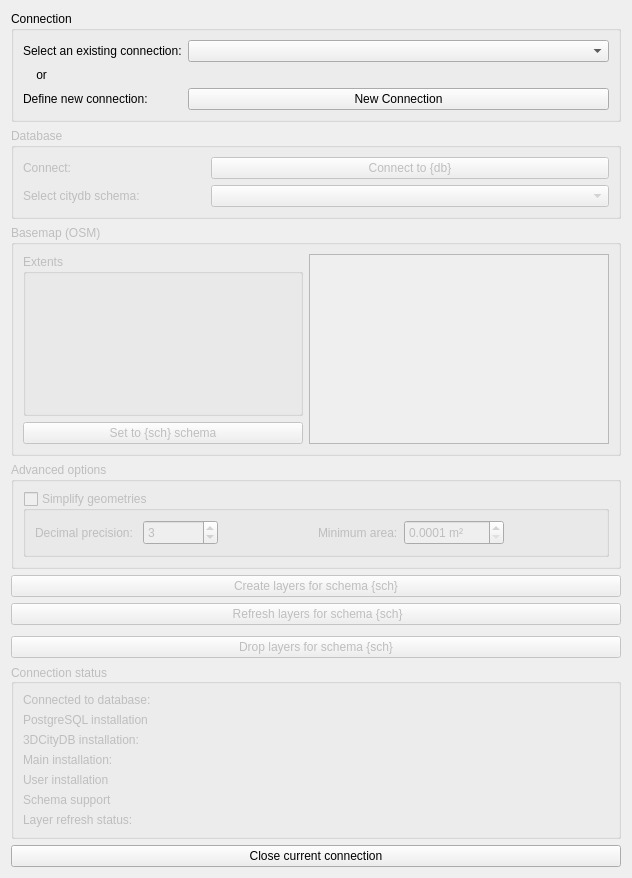
     <widget class="QWidget" name="tabUserConn">
      <property name="enabled">
       <bool>true</bool>
      </property>
      <property name="sizePolicy">
       <sizepolicy hsizetype="Preferred" vsizetype="Preferred">
        <horstretch>0</horstretch>
        <verstretch>0</verstretch>
       </sizepolicy>
      </property>
      <property name="minimumSize">
       <size>
        <width>0</width>
        <height>0</height>
       </size>
      </property>
      <property name="baseSize">
       <size>
        <width>0</width>
        <height>0</height>
       </size>
      </property>
      <attribute name="icon">
       <iconset>
        <normaloff>:/plugins/citydb_loader/icons/postgres_elephant.svg</normaloff>:/plugins/citydb_loader/icons/postgres_elephant.svg</iconset>
      </attribute>
      <attribute name="title">
       <string>User Connection</string>
      </attribute>
      <layout class="QVBoxLayout" name="vLayoutUserConn">
       <item>
        <widget class="QGroupBox" name="gbxConnectionC">
         <property name="sizePolicy">
          <sizepolicy hsizetype="Preferred" vsizetype="Maximum">
           <horstretch>0</horstretch>
           <verstretch>0</verstretch>
          </sizepolicy>
         </property>
         <property name="minimumSize">
          <size>
           <width>0</width>
           <height>0</height>
          </size>
         </property>
         <property name="title">
          <string>Connection</string>
         </property>
         <property name="flat">
          <bool>false</bool>
         </property>
         <property name="checkable">
          <bool>false</bool>
         </property>
         <layout class="QFormLayout" name="fLayoutConnectionC">
          <item row="0" column="0">
           <widget class="QLabel" name="lblExistingConnectionC">
            <property name="text">
             <string>Select an existing connection:</string>
            </property>
           </widget>
          </item>
          <item row="0" column="1">
           <widget class="QComboBox" name="cbxExistingConnC">
            <property name="sizePolicy">
             <sizepolicy hsizetype="MinimumExpanding" vsizetype="Fixed">
              <horstretch>0</horstretch>
              <verstretch>0</verstretch>
             </sizepolicy>
            </property>
            <property name="toolTip">
             <string>uylilu</string>
            </property>
            <property name="accessibleName">
             <string/>
            </property>
            <property name="autoFillBackground">
             <bool>false</bool>
            </property>
            <property name="editable">
             <bool>false</bool>
            </property>
            <property name="currentText">
             <string/>
            </property>
            <property name="frame">
             <bool>true</bool>
            </property>
           </widget>
          </item>
          <item row="1" column="0">
           <widget class="QLabel" name="lblOrC">
            <property name="text">
             <string>    or</string>
            </property>
           </widget>
          </item>
          <item row="2" column="0">
           <widget class="QLabel" name="lblNewConnectionC">
            <property name="text">
             <string>Define new connection:</string>
            </property>
           </widget>
          </item>
          <item row="2" column="1">
           <widget class="QPushButton" name="btnNewConnC">
            <property name="enabled">
             <bool>true</bool>
            </property>
            <property name="sizePolicy">
             <sizepolicy hsizetype="MinimumExpanding" vsizetype="Fixed">
              <horstretch>0</horstretch>
              <verstretch>0</verstretch>
             </sizepolicy>
            </property>
            <property name="text">
             <string>New Connection</string>
            </property>
            <property name="checkable">
             <bool>false</bool>
            </property>
            <property name="checked">
             <bool>false</bool>
            </property>
            <property name="autoDefault">
             <bool>false</bool>
            </property>
           </widget>
          </item>
         </layout>
        </widget>
       </item>
       <item>
        <widget class="QGroupBox" name="gbxDatabase">
         <property name="enabled">
          <bool>false</bool>
         </property>
         <property name="sizePolicy">
          <sizepolicy hsizetype="Preferred" vsizetype="Maximum">
           <horstretch>0</horstretch>
           <verstretch>0</verstretch>
          </sizepolicy>
         </property>
         <property name="title">
          <string>Database</string>
         </property>
         <layout class="QGridLayout" name="gLayoutDatabase">
          <item row="0" column="0">
           <widget class="QLabel" name="lblConnectToDB">
            <property name="enabled">
             <bool>false</bool>
            </property>
            <property name="text">
             <string>Connect:</string>
            </property>
           </widget>
          </item>
          <item row="0" column="2">
           <widget class="QPushButton" name="btnConnectToDbC">
            <property name="enabled">
             <bool>false</bool>
            </property>
            <property name="sizePolicy">
             <sizepolicy hsizetype="MinimumExpanding" vsizetype="Fixed">
              <horstretch>0</horstretch>
              <verstretch>0</verstretch>
             </sizepolicy>
            </property>
            <property name="text">
             <string>Connect to {db}</string>
            </property>
            <property name="autoDefault">
             <bool>false</bool>
            </property>
            <property name="default">
             <bool>true</bool>
            </property>
           </widget>
          </item>
          <item row="0" column="1">
           <spacer name="horizontalSpacer">
            <property name="orientation">
             <enum>Qt::Horizontal</enum>
            </property>
            <property name="sizeType">
             <enum>QSizePolicy::Minimum</enum>
            </property>
            <property name="sizeHint" stdset="0">
             <size>
              <width>65</width>
              <height>20</height>
             </size>
            </property>
           </spacer>
          </item>
          <item row="2" column="1">
           <spacer name="horizontalSpacer_2">
            <property name="enabled">
             <bool>false</bool>
            </property>
            <property name="orientation">
             <enum>Qt::Horizontal</enum>
            </property>
            <property name="sizeType">
             <enum>QSizePolicy::Minimum</enum>
            </property>
            <property name="sizeHint" stdset="0">
             <size>
              <width>65</width>
              <height>20</height>
             </size>
            </property>
           </spacer>
          </item>
          <item row="2" column="0">
           <widget class="QLabel" name="lblSchema">
            <property name="enabled">
             <bool>false</bool>
            </property>
            <property name="text">
             <string>Select citydb schema:</string>
            </property>
           </widget>
          </item>
          <item row="2" column="2">
           <widget class="QComboBox" name="cbxSchema">
            <property name="enabled">
             <bool>false</bool>
            </property>
           </widget>
          </item>
         </layout>
        </widget>
       </item>
       <item>
        <widget class="QGroupBox" name="gbxBasemapC">
         <property name="enabled">
          <bool>false</bool>
         </property>
         <property name="sizePolicy">
          <sizepolicy hsizetype="Preferred" vsizetype="Maximum">
           <horstretch>0</horstretch>
           <verstretch>0</verstretch>
          </sizepolicy>
         </property>
         <property name="minimumSize">
          <size>
           <width>0</width>
           <height>30</height>
          </size>
         </property>
         <property name="title">
          <string>Basemap (OSM)</string>
         </property>
         <property name="flat">
          <bool>false</bool>
         </property>
         <property name="checkable">
          <bool>false</bool>
         </property>
         <layout class="QGridLayout" name="gLayoutBasemapC">
          <item row="1" column="0">
           <widget class="QgsExtentGroupBox" name="qgbxExtentsC">
            <property name="sizePolicy">
             <sizepolicy hsizetype="Maximum" vsizetype="Maximum">
              <horstretch>0</horstretch>
              <verstretch>0</verstretch>
             </sizepolicy>
            </property>
            <property name="minimumSize">
             <size>
              <width>280</width>
              <height>162</height>
             </size>
            </property>
            <property name="maximumSize">
             <size>
              <width>450</width>
              <height>16777215</height>
             </size>
            </property>
            <property name="title">
             <string>Extents</string>
            </property>
            <property name="checkable">
             <bool>false</bool>
            </property>
            <property name="collapsed">
             <bool>false</bool>
            </property>
           </widget>
          </item>
          <item row="2" column="0">
           <widget class="QPushButton" name="btnCityExtentsC">
            <property name="text">
             <string>Set to {sch} schema</string>
            </property>
           </widget>
          </item>
          <item row="1" column="1" rowspan="2">
           <widget class="QGraphicsView" name="gvCanvasC">
            <property name="minimumSize">
             <size>
              <width>300</width>
              <height>0</height>
             </size>
            </property>
           </widget>
          </item>
         </layout>
        </widget>
       </item>
       <item>
        <widget class="QgsCollapsibleGroupBox" name="cgbxOptions">
         <property name="enabled">
          <bool>false</bool>
         </property>
         <property name="sizePolicy">
          <sizepolicy hsizetype="Preferred" vsizetype="Maximum">
           <horstretch>0</horstretch>
           <verstretch>0</verstretch>
          </sizepolicy>
         </property>
         <property name="minimumSize">
          <size>
           <width>0</width>
           <height>25</height>
          </size>
         </property>
         <property name="title">
          <string>Advanced options</string>
         </property>
         <property name="flat">
          <bool>true</bool>
         </property>
         <property name="checkable">
          <bool>false</bool>
         </property>
         <property name="checked">
          <bool>false</bool>
         </property>
         <property name="collapsed">
          <bool>true</bool>
         </property>
         <property name="scrollOnExpand">
          <bool>true</bool>
         </property>
         <property name="saveCollapsedState">
          <bool>true</bool>
         </property>
         <property name="saveCheckedState">
          <bool>false</bool>
         </property>
         <layout class="QVBoxLayout" name="vLayoutOptions">
          <item>
           <widget class="QGroupBox" name="gbxSimplifyGeom">
            <property name="title">
             <string>Simplify geometries</string>
            </property>
            <property name="flat">
             <bool>false</bool>
            </property>
            <property name="checkable">
             <bool>true</bool>
            </property>
            <property name="checked">
             <bool>false</bool>
            </property>
            <layout class="QHBoxLayout" name="hLayoutSimplify">
             <item>
              <widget class="QLabel" name="lblDecimalPrec">
               <property name="text">
                <string>Decimal precision: </string>
               </property>
              </widget>
             </item>
             <item>
              <widget class="QgsSpinBox" name="qspbDecimalPrec">
               <property name="minimumSize">
                <size>
                 <width>75</width>
                 <height>25</height>
                </size>
               </property>
               <property name="suffix">
                <string/>
               </property>
               <property name="maximum">
                <number>15</number>
               </property>
               <property name="value">
                <number>3</number>
               </property>
              </widget>
             </item>
             <item>
              <spacer name="horizontalSpacer_3">
               <property name="orientation">
                <enum>Qt::Horizontal</enum>
               </property>
               <property name="sizeType">
                <enum>QSizePolicy::MinimumExpanding</enum>
               </property>
               <property name="sizeHint" stdset="0">
                <size>
                 <width>0</width>
                 <height>20</height>
                </size>
               </property>
              </spacer>
             </item>
             <item>
              <widget class="QLabel" name="lblMinArea">
               <property name="frameShape">
                <enum>QFrame::NoFrame</enum>
               </property>
               <property name="text">
                <string>Minimum area:</string>
               </property>
              </widget>
             </item>
             <item>
              <widget class="QgsDoubleSpinBox" name="qspbMinArea">
               <property name="minimumSize">
                <size>
                 <width>100</width>
                 <height>25</height>
                </size>
               </property>
               <property name="suffix">
                <string> m²</string>
               </property>
               <property name="decimals">
                <number>4</number>
               </property>
               <property name="minimum">
                <double>0.000100000000000</double>
               </property>
               <property name="singleStep">
                <double>0.001000000000000</double>
               </property>
               <property name="value">
                <double>0.000100000000000</double>
               </property>
              </widget>
             </item>
             <item>
              <spacer name="horizontalSpacer_4">
               <property name="orientation">
                <enum>Qt::Horizontal</enum>
               </property>
               <property name="sizeType">
                <enum>QSizePolicy::MinimumExpanding</enum>
               </property>
               <property name="sizeHint" stdset="0">
                <size>
                 <width>0</width>
                 <height>20</height>
                </size>
               </property>
              </spacer>
             </item>
            </layout>
           </widget>
          </item>
         </layout>
        </widget>
       </item>
       <item>
        <widget class="QPushButton" name="btnCreateLayers">
         <property name="enabled">
          <bool>false</bool>
         </property>
         <property name="text">
          <string>Create layers for schema {sch}</string>
         </property>
         <property name="icon">
          <iconset>
           <normaloff>:/plugins/citydb_loader/icons/layers.svg</normaloff>:/plugins/citydb_loader/icons/layers.svg</iconset>
         </property>
         <property name="iconSize">
          <size>
           <width>20</width>
           <height>20</height>
          </size>
         </property>
        </widget>
       </item>
       <item>
        <widget class="QPushButton" name="btnRefreshLayers">
         <property name="enabled">
          <bool>false</bool>
         </property>
         <property name="text">
          <string> Refresh layers for schema {sch}</string>
         </property>
         <property name="icon">
          <iconset>
           <normaloff>:/plugins/citydb_loader/icons/refresh_icon.svg</normaloff>:/plugins/citydb_loader/icons/refresh_icon.svg</iconset>
         </property>
        </widget>
       </item>
       <item>
        <spacer name="verticalSpacer">
         <property name="orientation">
          <enum>Qt::Vertical</enum>
         </property>
         <property name="sizeHint" stdset="0">
          <size>
           <width>20</width>
           <height>5</height>
          </size>
         </property>
        </spacer>
       </item>
       <item>
        <widget class="QPushButton" name="btnDropLayers">
         <property name="enabled">
          <bool>false</bool>
         </property>
         <property name="text">
          <string>Drop layers for schema {sch}</string>
         </property>
        </widget>
       </item>
       <item>
        <widget class="QGroupBox" name="gbxConnStatusC">
         <property name="enabled">
          <bool>false</bool>
         </property>
         <property name="sizePolicy">
          <sizepolicy hsizetype="MinimumExpanding" vsizetype="Maximum">
           <horstretch>0</horstretch>
           <verstretch>0</verstretch>
          </sizepolicy>
         </property>
         <property name="focusPolicy">
          <enum>Qt::NoFocus</enum>
         </property>
         <property name="layoutDirection">
          <enum>Qt::LeftToRight</enum>
         </property>
         <property name="autoFillBackground">
          <bool>false</bool>
         </property>
         <property name="title">
          <string>Connection status</string>
         </property>
         <property name="alignment">
          <set>Qt::AlignLeading|Qt::AlignLeft|Qt::AlignVCenter</set>
         </property>
         <property name="flat">
          <bool>false</bool>
         </property>
         <property name="checkable">
          <bool>false</bool>
         </property>
         <layout class="QGridLayout" name="gLayoutConnStatusC">
          <item row="0" column="0">
           <widget class="QLabel" name="lblConnToDbC">
            <property name="sizePolicy">
             <sizepolicy hsizetype="Maximum" vsizetype="Maximum">
              <horstretch>0</horstretch>
              <verstretch>0</verstretch>
             </sizepolicy>
            </property>
            <property name="frameShape">
             <enum>QFrame::NoFrame</enum>
            </property>
            <property name="frameShadow">
             <enum>QFrame::Plain</enum>
            </property>
            <property name="lineWidth">
             <number>2</number>
            </property>
            <property name="text">
             <string>Connected to database:</string>
            </property>
            <property name="alignment">
             <set>Qt::AlignLeading|Qt::AlignLeft|Qt::AlignTop</set>
            </property>
           </widget>
          </item>
          <item row="7" column="0">
           <widget class="QLabel" name="lblSupport">
            <property name="sizePolicy">
             <sizepolicy hsizetype="Maximum" vsizetype="Preferred">
              <horstretch>0</horstretch>
              <verstretch>0</verstretch>
             </sizepolicy>
            </property>
            <property name="text">
             <string>Schema support</string>
            </property>
           </widget>
          </item>
          <item row="2" column="0">
           <widget class="QLabel" name="lbl3DCityDBInstC">
            <property name="sizePolicy">
             <sizepolicy hsizetype="Maximum" vsizetype="Preferred">
              <horstretch>0</horstretch>
              <verstretch>0</verstretch>
             </sizepolicy>
            </property>
            <property name="text">
             <string>3DCityDB installation:</string>
            </property>
           </widget>
          </item>
          <item row="3" column="1">
           <widget class="QLabel" name="lblMainInstC_out">
            <property name="text">
             <string/>
            </property>
           </widget>
          </item>
          <item row="0" column="1">
           <widget class="QLabel" name="lblConnToDbC_out">
            <property name="sizePolicy">
             <sizepolicy hsizetype="MinimumExpanding" vsizetype="Preferred">
              <horstretch>0</horstretch>
              <verstretch>0</verstretch>
             </sizepolicy>
            </property>
            <property name="text">
             <string/>
            </property>
            <property name="alignment">
             <set>Qt::AlignLeading|Qt::AlignLeft|Qt::AlignVCenter</set>
            </property>
           </widget>
          </item>
          <item row="7" column="1">
           <widget class="QLabel" name="lblSupport_out">
            <property name="sizePolicy">
             <sizepolicy hsizetype="MinimumExpanding" vsizetype="Preferred">
              <horstretch>0</horstretch>
              <verstretch>0</verstretch>
             </sizepolicy>
            </property>
            <property name="text">
             <string/>
            </property>
            <property name="wordWrap">
             <bool>true</bool>
            </property>
           </widget>
          </item>
          <item row="2" column="1">
           <widget class="QLabel" name="lbl3DCityDBInstC_out">
            <property name="sizePolicy">
             <sizepolicy hsizetype="MinimumExpanding" vsizetype="Preferred">
              <horstretch>0</horstretch>
              <verstretch>0</verstretch>
             </sizepolicy>
            </property>
            <property name="text">
             <string/>
            </property>
           </widget>
          </item>
          <item row="1" column="1">
           <widget class="QLabel" name="lblPostInstC_out">
            <property name="sizePolicy">
             <sizepolicy hsizetype="MinimumExpanding" vsizetype="Preferred">
              <horstretch>0</horstretch>
              <verstretch>0</verstretch>
             </sizepolicy>
            </property>
            <property name="text">
             <string/>
            </property>
           </widget>
          </item>
          <item row="3" column="0">
           <widget class="QLabel" name="lblMainInstC">
            <property name="text">
             <string>Main installation:</string>
            </property>
           </widget>
          </item>
          <item row="1" column="0">
           <widget class="QLabel" name="lblPostInstC">
            <property name="sizePolicy">
             <sizepolicy hsizetype="Maximum" vsizetype="Preferred">
              <horstretch>0</horstretch>
              <verstretch>0</verstretch>
             </sizepolicy>
            </property>
            <property name="text">
             <string>PostgreSQL installation</string>
            </property>
           </widget>
          </item>
          <item row="4" column="0">
           <widget class="QLabel" name="lblUserInstC">
            <property name="sizePolicy">
             <sizepolicy hsizetype="Maximum" vsizetype="Preferred">
              <horstretch>0</horstretch>
              <verstretch>0</verstretch>
             </sizepolicy>
            </property>
            <property name="text">
             <string>User installation</string>
            </property>
           </widget>
          </item>
          <item row="4" column="1">
           <widget class="QLabel" name="lblUserInstC_out">
            <property name="sizePolicy">
             <sizepolicy hsizetype="MinimumExpanding" vsizetype="Preferred">
              <horstretch>0</horstretch>
              <verstretch>0</verstretch>
             </sizepolicy>
            </property>
            <property name="text">
             <string/>
            </property>
            <property name="wordWrap">
             <bool>true</bool>
            </property>
            <property name="margin">
             <number>0</number>
            </property>
            <property name="indent">
             <number>-1</number>
            </property>
           </widget>
          </item>
          <item row="8" column="0">
           <widget class="QLabel" name="lblLayerRefr">
            <property name="text">
             <string>Layer refresh status:</string>
            </property>
           </widget>
          </item>
          <item row="8" column="1">
           <widget class="QLabel" name="lblLayerRefr_out">
            <property name="text">
             <string/>
            </property>
           </widget>
          </item>
         </layout>
        </widget>
       </item>
       <item>
        <widget class="QPushButton" name="btnCloseConnC">
         <property name="text">
          <string>Close current connection</string>
         </property>
        </widget>
       </item>
      </layout>
     </widget>
